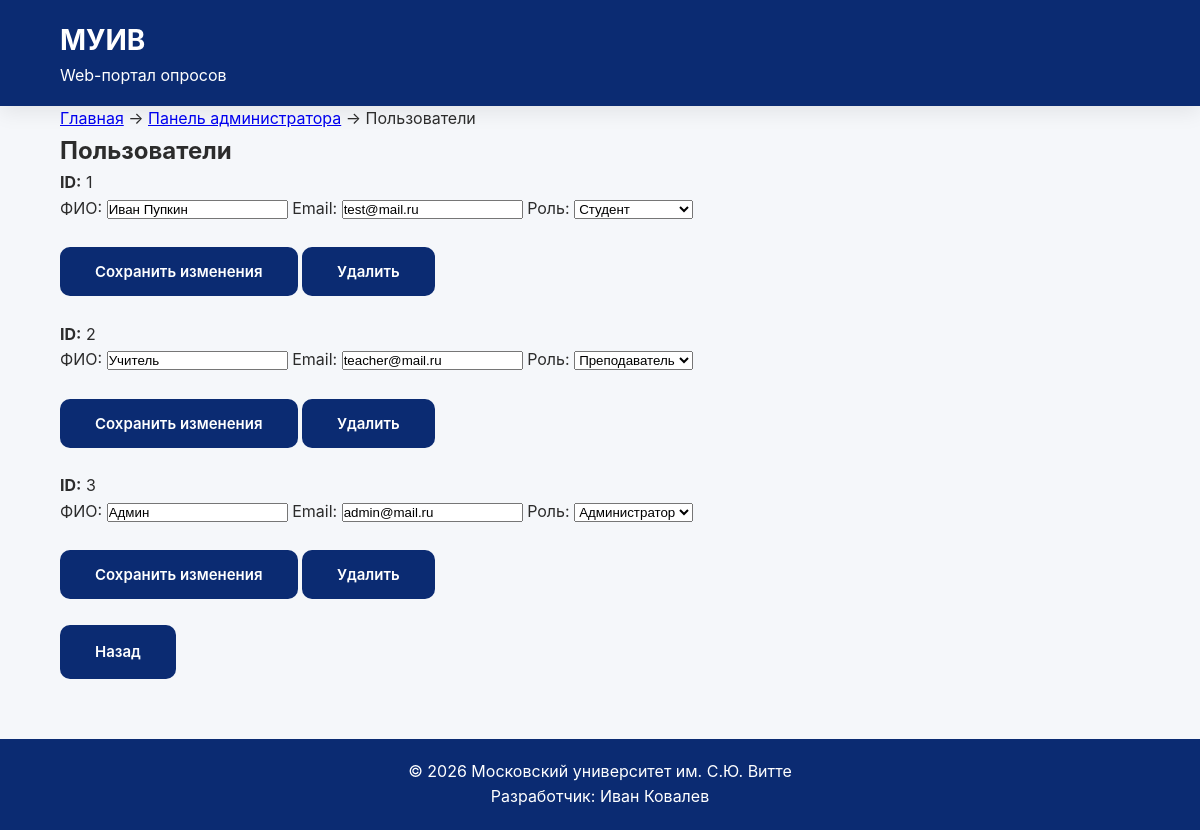
Screenshot of /admin-users.php (signed in) with the database file from the repository.
### tables this page shows
CREATE TABLE `users` (
  `USER_ID` int(11) NOT NULL,
  `USER_ROLE_ID` int(11) NOT NULL,
  `USER_FULL_NAME` varchar(150) NOT NULL,
  `USER_EMAIL` varchar(100) NOT NULL,
  `USER_PASSWORD` varchar(255) NOT NULL,
  `USER_REG_DATE` datetime NOT NULL DEFAULT current_timestamp()
);

### admin-users.php (the view, shortened to what this page needs)
<?php
require_once __DIR__ . '/db.php';
$sql = "SELECT USER_ID, USER_FULL_NAME, USER_EMAIL, USER_ROLE_ID
        FROM users
        ORDER BY USER_ID";
$stmt = $pdo->query($sql);
$users = $stmt->fetchAll(PDO::FETCH_ASSOC);
?>
<!DOCTYPE html>
<html lang="ru">
<head>
    <link rel="stylesheet" href="css/style.css">
</head>
<body>
<header>
    <div class="container">
        <div class="logo">
            <a href="index.php">
                <span>МУИВ</span>
                <small>Web-портал опросов</small>
            </a>
        </div>
    </div>
</header>
<main>
<section class="teacher-panel">
    <div class="container">
        <div class="breadcrumbs">
            <a href="index.php">Главная</a>
            <span>→</span>
            <a href="admin.php">Панель администратора</a>
            <span>→</span>
            <span>Пользователи</span>
        </div>
        <h1>Пользователи</h1>
        <?php foreach ($users as $user): ?>
            <div class="teacher-card">
                <p>
                    <strong>ID:</strong>
                    <?= $user['USER_ID'] ?>
                </p>
                <form method="post">
                    <label>
                        ФИО:
                    </label>
                    <input type="text"
                           name="user_full_name"
                           value="<?= htmlspecialchars($user['USER_FULL_NAME']) ?>"
                           required>
                    <label>
                        Email:
                    </label>
                    <input type="email"
                           name="user_email"
                           value="<?= htmlspecialchars($user['USER_EMAIL']) ?>"
                           required>
                    <label>
                        Роль:
                    </label>
                    <select name="user_role_id">
                        <option value="1"
                            <?= $user['USER_ROLE_ID'] == 1 ? 'selected' : '' ?>>
                            Администратор
                        </option>
                        <option value="2"
                            <?= $user['USER_ROLE_ID'] == 2 ? 'selected' : '' ?>>
                            Преподаватель
                        </option>
                        <option value="3"
                            <?= $user['USER_ROLE_ID'] == 3 ? 'selected' : '' ?>>
                            Студент
                        </option>
                    </select>
                    <br><br>
                    <button type="submit"
                            name="edit_user"
                            class="btn">
                        Сохранить изменения
                    </button>
                    <button type="submit"
                            name="delete_user"
                            class="btn"
                            onclick="return confirm('Удалить этого пользователя?');">
                        Удалить
                    </button>
                </form>
            </div>
            <br>
        <?php endforeach; ?>
        <a href="admin.php" class="btn">
            Назад
        </a>
    </div>
</section>
</main>
<footer>
    © 2026 Московский университет им. С.Ю. Витте
    <br>
    Разработчик: Иван Ковалев
</footer>
</body>
</html>

### css/style.css (style rules this page uses)
* { margin: 0; padding: 0; box-sizing: border-box; }
:root { --primary:#0b2b72; --primary-dark:#16235A; --secondary:#8B1E3F; --secondary-dark:#6F1732; --background:#F5F7FA; --white:#FFFFFF; --text:#2C2C2C; --border:#D8DCE5; --radius:12px; --shadow:0 6px 20px rgba(0,0,0,.08); --transition:.25s; }
body { font-family: 'Inter', sans-serif; background:var(--background); color:var(--text); line-height:1.6; }
.container { width:90%; max-width:1200px; margin:auto; }
header { background:var(--primary); color:white; padding:18px 0; box-shadow:var(--shadow); }
header .container { display:flex; justify-content:space-between; align-items:center; }
.logo { font-size:24px; font-weight:700; }
.logo a { display:flex; flex-direction:column; text-decoration:none; color:white; }
.logo span { font-size:28px; color:white; }
.logo small { font-size:16px; font-weight:400; color:white; }
.btn { display:inline-block; background:var(--primary); color:white; padding:15px 35px; border-radius:10px; text-decoration:none; transition:var(--transition); font-weight:600; border:none; font-family:'Inter', sans-serif; font-size:15px; cursor:pointer; }
html { height:100%; }
body { min-height:100%; display:flex; flex-direction:column; }
main { flex:1; }
footer { background:var(--primary); color:white; text-align:center; padding:20px; margin-top:60px; }

### rows the page displays
users: USER_ID "1", user_full_name "Иван Пупкин", user_email "test@mail.ru", user_role_id "Студент"
users: USER_ID "2", user_full_name "Учитель", user_email "teacher@mail.ru", user_role_id "Преподаватель"
users: USER_ID "3", user_full_name "Админ", user_email "admin@mail.ru", user_role_id "Администратор"
